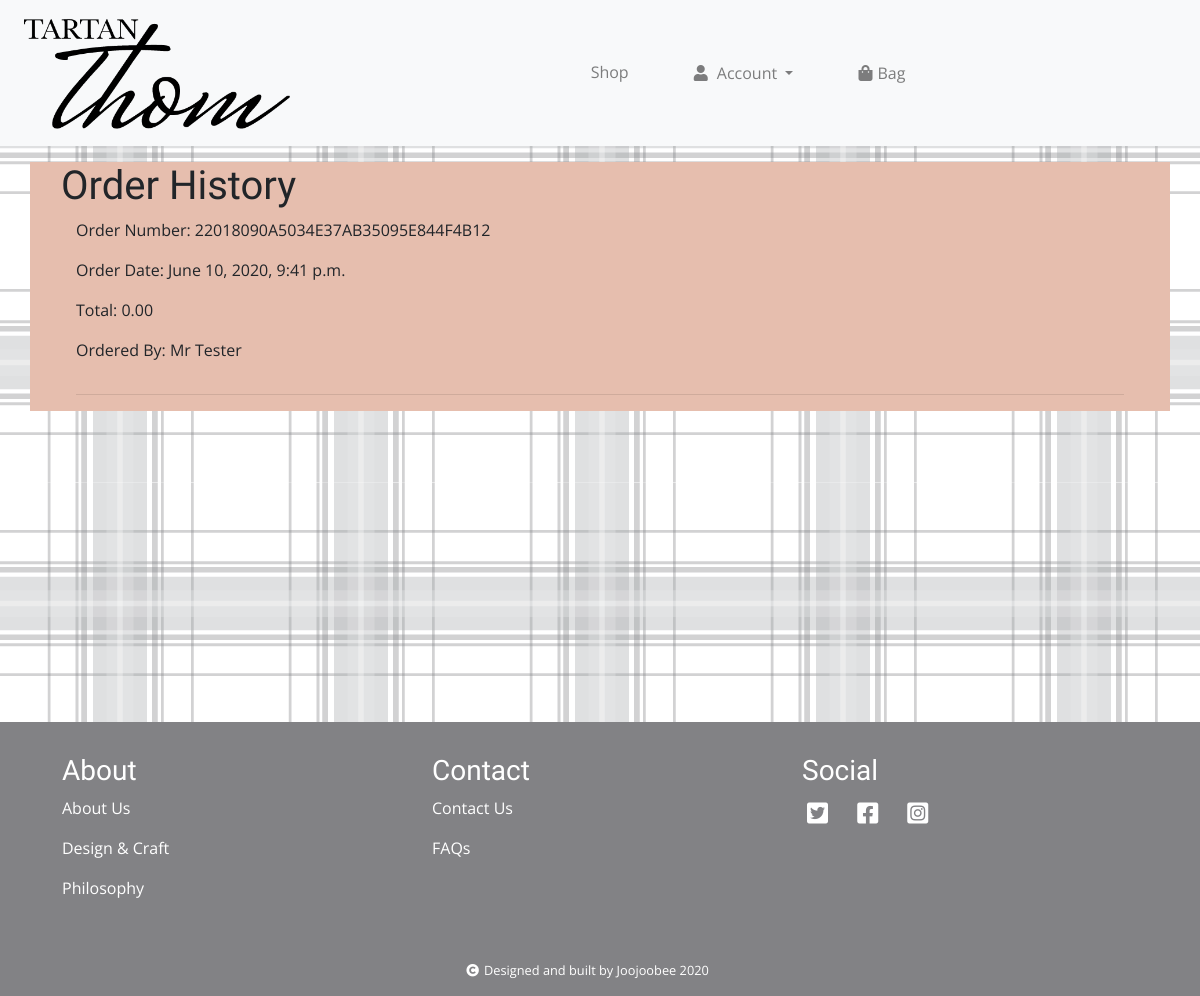
The app's page /checkout/checkout_history/ (signed in), older data.
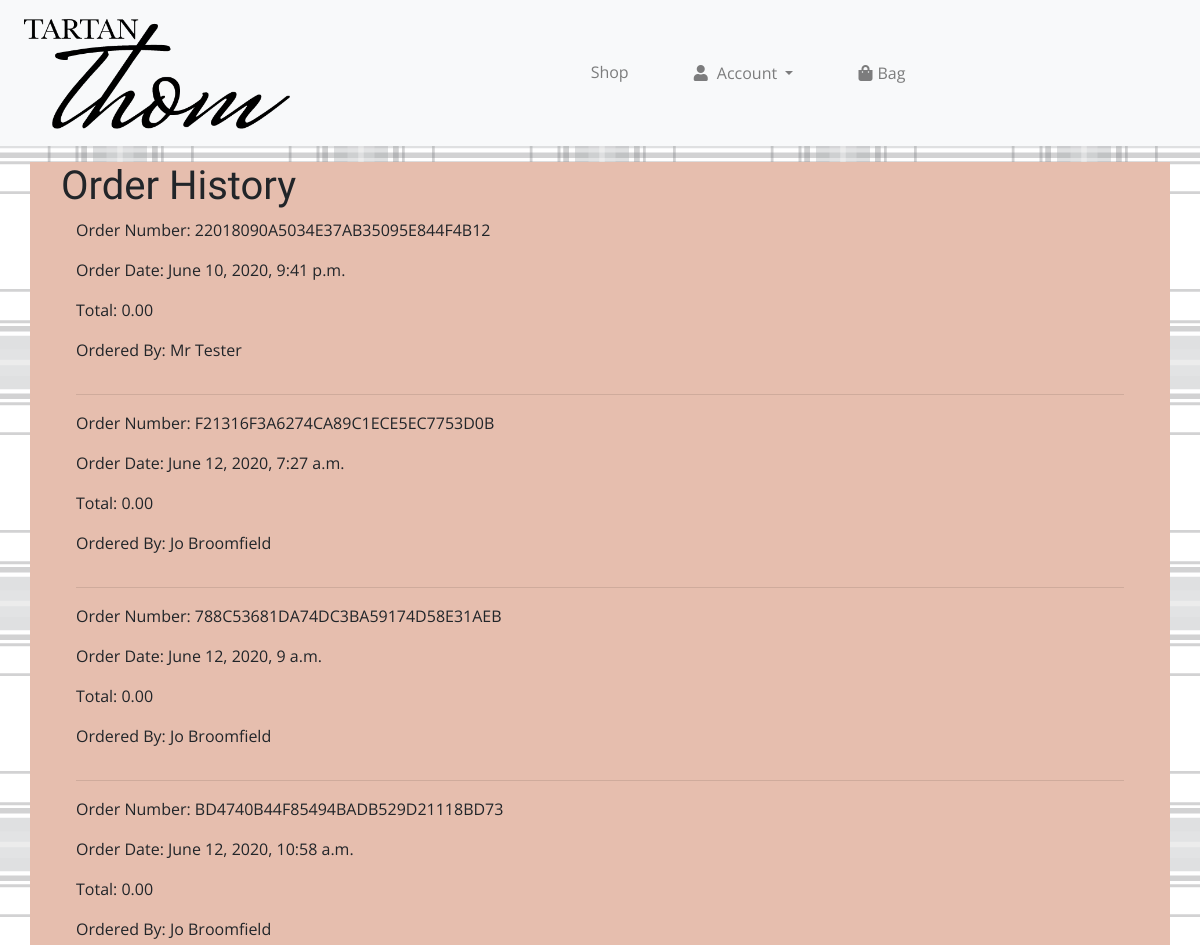
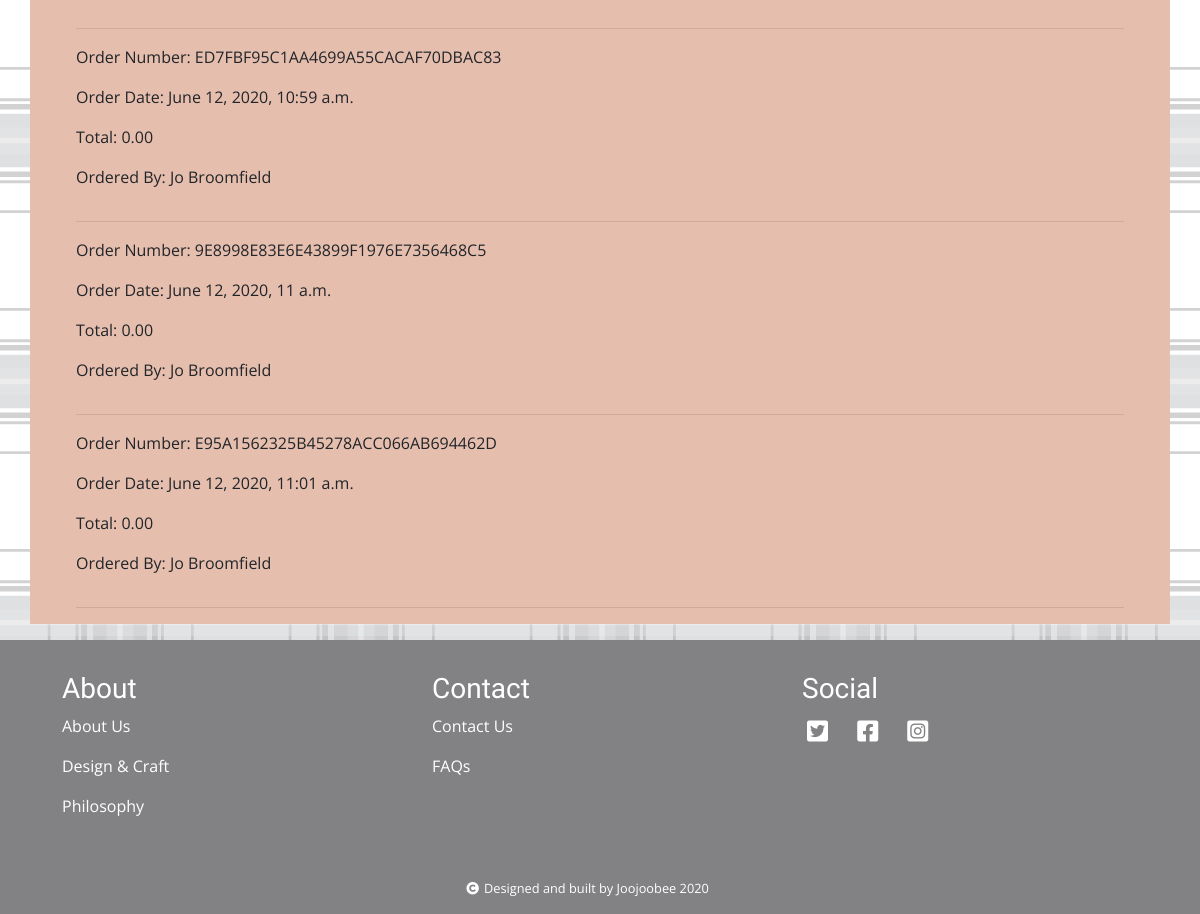
The same page, newer data (2 pictures, top to bottom).
### checkout/models.py (models this page shows, shortened)
class Order(models.Model):
    order_user = models.ForeignKey(User, null=True, on_delete=models.CASCADE, default='')
    order_number = models.CharField(max_length=32)
    fullname = models.CharField(max_length=50)
    phone_number = models.CharField(max_length=20)
    date = models.DateTimeField(auto_now_add=True)
    address_line1 = models.CharField(max_length=50)
    address_line2 = models.CharField(max_length=50)
    town_city = models.CharField(max_length=30)
    postcode = models.CharField(max_length=10)
    country = CountryField(blank_label='Country', max_length=30)
    order_total = models.DecimalField(max_digits=8, decimal_places=2, null=False, default=0)

### checkout/views.py (the view)
# urls.py: path('checkout_history/', checkout_history, name='checkout_history'),
@login_required
def checkout_history(request):
    user = request.user
    user_orders = Order.objects.filter(order_user=user)
    if user_orders:
        context = {
            'user_orders': user_orders,
        }
    else:
        messages.error("Sorry, you don't currently have any orders")
        return redirect(reverse('profiles:my_profile'))
    return render(request, 'checkout/checkout_history.html', context)

### basket/contexts.py (called while the page is built, shortened)
def basket_contents(request):
    basket = request.session.get('basket', {})
    basket_items = []
    total = 0
    product_count = 0
    return {'basket_items': basket_items, 'total': total, 'product_count': product_count}

### checkout/templates/checkout/checkout_history.html (shortened to what this page needs)
{% extends 'base.html' %}
{% load static %}
{% block content %}
<div class="container checkout-container">
    <div class="row justify-content-center m-3">
        <div class="col-md-12">
            <div class="row">
                <h1>Order History</h1>
            </div>
        {% if user_orders %}
            {% for order in user_orders.all %}
            <div class="row">
                <div class="col">
                    <a href="{% url 'checkout:order_detail' order.order_number%}"><p>Order Number: {{ order.order_number }}</p></a>
                    <p>Order Date: {{ order.date }}</p>
                    <p>Total: {{ order.order_total }}</p>
                    <p>Ordered By: {{ order.fullname }}</p>
                </div>
            </div>
            <hr>
            {% endfor %}
        {% endif %}
        </div>
    </div>
</div>
{% endblock %}

Row changes from the older to the newer data that the page shows:
added Order: order_number "F21316F3A6274CA89C1ECE5EC7753D0B", date "June 12, 2020, 7:27 a.m.", order_total "0.00", fullname "Jo Broomfield"
added Order: order_number "788C53681DA74DC3BA59174D58E31AEB", date "June 12, 2020, 9 a.m.", order_total "0.00", fullname "Jo Broomfield"
added Order: order_number "BD4740B44F85494BADB529D21118BD73", date "June 12, 2020, 10:58 a.m.", order_total "0.00", fullname "Jo Broomfield"
added Order: order_number "ED7FBF95C1AA4699A55CACAF70DBAC83", date "June 12, 2020, 10:59 a.m.", order_total "0.00", fullname "Jo Broomfield"
added Order: order_number "9E8998E83E6E43899F1976E7356468C5", date "June 12, 2020, 11 a.m.", order_total "0.00", fullname "Jo Broomfield"
added Order: order_number "E95A1562325B45278ACC066AB694462D", date "June 12, 2020, 11:01 a.m.", order_total "0.00", fullname "Jo Broomfield"
